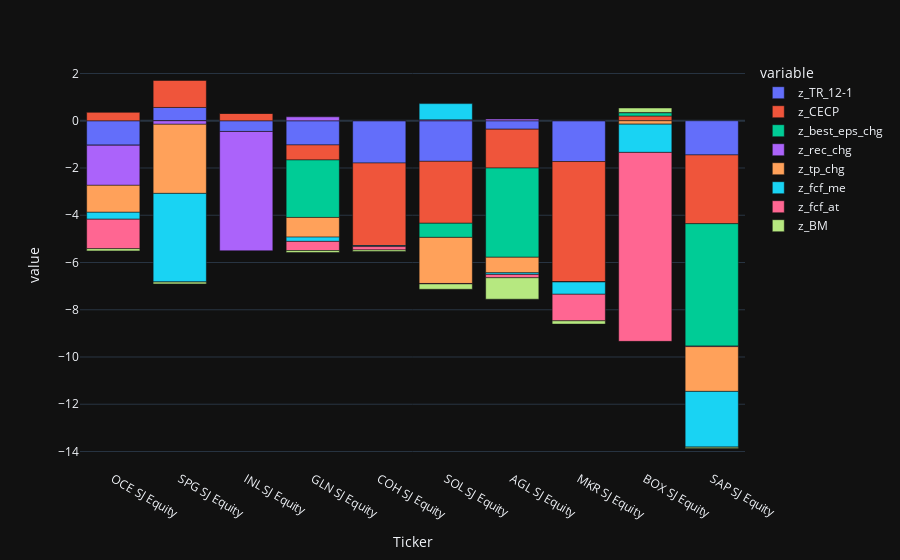

Here is the notebook cell this chart was saved with:
### Markdown cell above
### Stacked Bar Chart

### Code cell
#melt the dataframe for chart
Bottom_10_melt = Bottom_10.melt(id_vars="Ticker",value_vars=factor_items)

#Build a stacked bar chart
fig = px.bar(Bottom_10_melt, x="Ticker", y="value", template='plotly_dark', color="variable")
fig.show()

### Figure 1 — Plotly figure (JSON) as saved in the notebook; plotly's stock layout.template omitted (floating-point values rounded to 4 significant figures)
{"data": [{"alignmentgroup": "True", "hovertemplate": "variable=z_TR_12-1<br>Ticker=%{x}<br>value=%{y}<extra></extra>", "legendgroup": "z_TR_12-1", "marker": {"color": "#636efa", "pattern": {"shape": ""}}, "name": "z_TR_12-1", "offsetgroup": "z_TR_12-1", "orientation": "v", "showlegend": true, "textposition": "auto", "type": "bar", "x": ["OCE SJ Equity", "SPG SJ Equity", "INL SJ Equity", "GLN SJ Equity", "COH SJ Equity", "SOL SJ Equity", "AGL SJ Equity", "MKR SJ Equity", "BOX SJ Equity", "SAP SJ Equity"], "xaxis": "x", "y": [-1.038, 0.5633, -0.4534, -1.023, -1.788, -1.717, -0.3565, -1.726, 0, -1.446], "yaxis": "y"}, {"alignmentgroup": "True", "hovertemplate": "variable=z_CECP<br>Ticker=%{x}<br>value=%{y}<extra></extra>", "legendgroup": "z_CECP", "marker": {"color": "#EF553B", "pattern": {"shape": ""}}, "name": "z_CECP", "offsetgroup": "z_CECP", "orientation": "v", "showlegend": true, "textposition": "auto", "type": "bar", "x": ["OCE SJ Equity", "SPG SJ Equity", "INL SJ Equity", "GLN SJ Equity", "COH SJ Equity", "SOL SJ Equity", "AGL SJ Equity", "MKR SJ Equity", "BOX SJ Equity", "SAP SJ Equity"], "xaxis": "x", "y": [0.3561, 1.143, 0.3151, -0.6356, -3.508, -2.621, -1.644, -5.1, 0.2031, -2.911], "yaxis": "y"}, {"alignmentgroup": "True", "hovertemplate": "variable=z_best_eps_chg<br>Ticker=%{x}<br>value=%{y}<extra></extra>", "legendgroup": "z_best_eps_chg", "marker": {"color": "#00cc96", "pattern": {"shape": ""}}, "name": "z_best_eps_chg", "offsetgroup": "z_best_eps_chg", "orientation": "v", "showlegend": true, "textposition": "auto", "type": "bar", "x": ["OCE SJ Equity", "SPG SJ Equity", "INL SJ Equity", "GLN SJ Equity", "COH SJ Equity", "SOL SJ Equity", "AGL SJ Equity", "MKR SJ Equity", "BOX SJ Equity", "SAP SJ Equity"], "xaxis": "x", "y": [-1.692e-05, -1.692e-05, -1.692e-05, -2.435, -1.692e-05, -0.599, -3.778, -1.692e-05, 0.1384, -5.182], "yaxis": "y"}, {"alignmentgroup": "True", "hovertemplate": "variable=z_rec_chg<br>Ticker=%{x}<br>value=%{y}<extra></extra>", "legendgroup": "z_rec_chg", "marker": {"color": "#ab63fa", "pattern": {"shape": ""}}, "name": "z_rec_chg", "offsetgroup": "z_rec_chg", "orientation": "v", "showlegend": true, "textposition": "auto", "type": "bar", "x": ["OCE SJ Equity", "SPG SJ Equity", "INL SJ Equity", "GLN SJ Equity", "COH SJ Equity", "SOL SJ Equity", "AGL SJ Equity", "MKR SJ Equity", "BOX SJ Equity", "SAP SJ Equity"], "xaxis": "x", "y": [-1.695, -0.1484, -5.072, 0.1672, 0.009418, 0.04098, 0.07254, 0.009418, 0.009418, -0.02214], "yaxis": "y"}, {"alignmentgroup": "True", "hovertemplate": "variable=z_tp_chg<br>Ticker=%{x}<br>value=%{y}<extra></extra>", "legendgroup": "z_tp_chg", "marker": {"color": "#FFA15A", "pattern": {"shape": ""}}, "name": "z_tp_chg", "offsetgroup": "z_tp_chg", "orientation": "v", "showlegend": true, "textposition": "auto", "type": "bar", "x": ["OCE SJ Equity", "SPG SJ Equity", "INL SJ Equity", "GLN SJ Equity", "COH SJ Equity", "SOL SJ Equity", "AGL SJ Equity", "MKR SJ Equity", "BOX SJ Equity", "SAP SJ Equity"], "xaxis": "x", "y": [-1.142, -2.925, -0.0001504, -0.8325, -0.0001504, -1.95, -0.6581, -0.0001504, -0.1422, -1.895], "yaxis": "y"}, {"alignmentgroup": "True", "hovertemplate": "variable=z_fcf_me<br>Ticker=%{x}<br>value=%{y}<extra></extra>", "legendgroup": "z_fcf_me", "marker": {"color": "#19d3f3", "pattern": {"shape": ""}}, "name": "z_fcf_me", "offsetgroup": "z_fcf_me", "orientation": "v", "showlegend": true, "textposition": "auto", "type": "bar", "x": ["OCE SJ Equity", "SPG SJ Equity", "INL SJ Equity", "GLN SJ Equity", "COH SJ Equity", "SOL SJ Equity", "AGL SJ Equity", "MKR SJ Equity", "BOX SJ Equity", "SAP SJ Equity"], "xaxis": "x", "y": [-0.2934, -3.756, 0, -0.1805, -0.02992, 0.6853, -0.06756, -0.5193, -1.197, -2.364], "yaxis": "y"}, {"alignmentgroup": "True", "hovertemplate": "variable=z_fcf_at<br>Ticker=%{x}<br>value=%{y}<extra></extra>", "legendgroup": "z_fcf_at", "marker": {"color": "#FF6692", "pattern": {"shape": ""}}, "name": "z_fcf_at", "offsetgroup": "z_fcf_at", "orientation": "v", "showlegend": true, "textposition": "auto", "type": "bar", "x": ["OCE SJ Equity", "SPG SJ Equity", "INL SJ Equity", "GLN SJ Equity", "COH SJ Equity", "SOL SJ Equity", "AGL SJ Equity", "MKR SJ Equity", "BOX SJ Equity", "SAP SJ Equity"], "xaxis": "x", "y": [-1.246, -8.52e-17, -8.52e-17, -0.3865, -0.1409, -0.01814, -0.1409, -1.123, -7.999, -8.52e-17], "yaxis": "y"}, {"alignmentgroup": "True", "hovertemplate": "variable=z_BM<br>Ticker=%{x}<br>value=%{y}<extra></extra>", "legendgroup": "z_BM", "marker": {"color": "#B6E880", "pattern": {"shape": ""}}, "name": "z_BM", "offsetgroup": "z_BM", "orientation": "v", "showlegend": true, "textposition": "auto", "type": "bar", "x": ["OCE SJ Equity", "SPG SJ Equity", "INL SJ Equity", "GLN SJ Equity", "COH SJ Equity", "SOL SJ Equity", "AGL SJ Equity", "MKR SJ Equity", "BOX SJ Equity", "SAP SJ Equity"], "xaxis": "x", "y": [-0.0948, -0.0748, -5.552e-17, -0.0823, -0.0673, -0.2265, -0.9082, -0.139, 0.1911, -0.05563], "yaxis": "y"}], "layout": {"autosize": true, "barmode": "relative", "legend": {"title": {"text": "variable"}, "tracegroupgap": 0}, "margin": {"t": 60}, "xaxis": {"anchor": "y", "autorange": true, "domain": [0, 1], "range": [-0.5, 9.5], "title": {"text": "Ticker"}, "type": "category"}, "yaxis": {"anchor": "x", "autorange": true, "domain": [0, 1], "range": [-14.74, 2.572], "title": {"text": "value"}, "type": "linear"}}}
